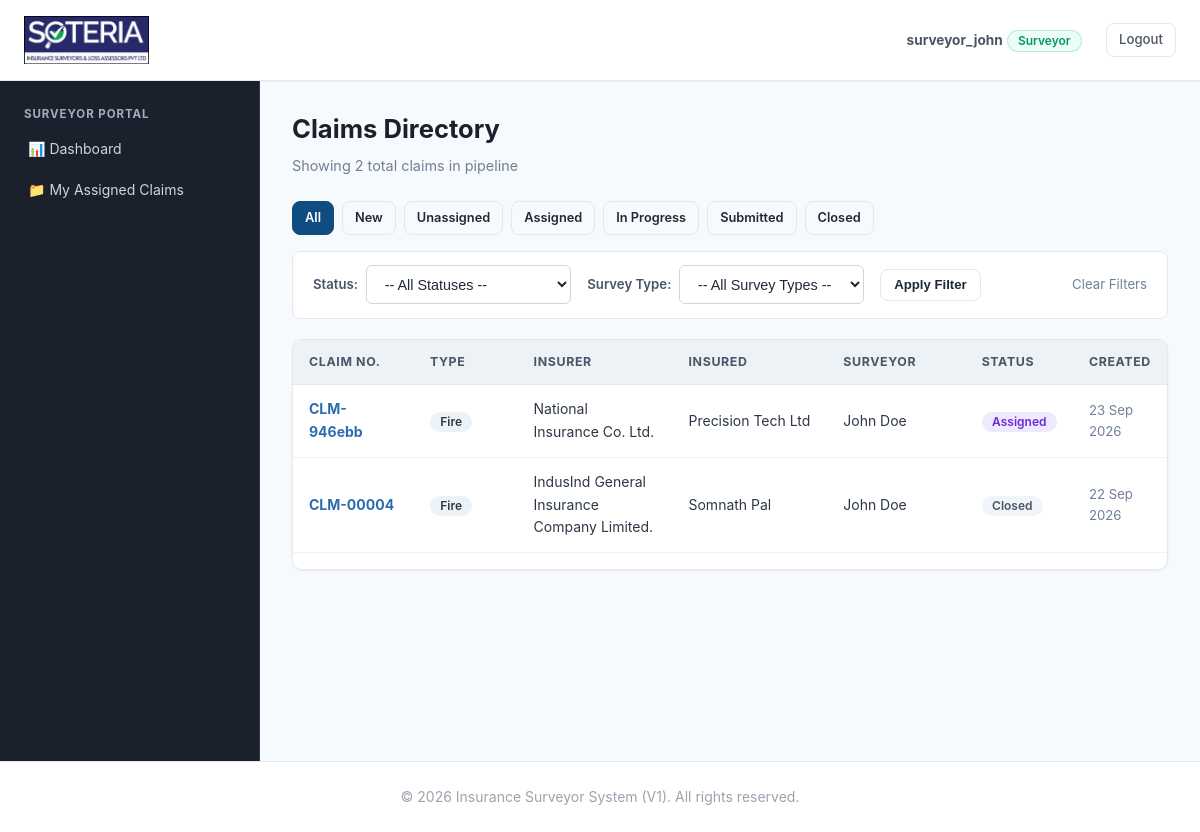
/claims/ (signed in), run on the app's committed database.
### accounts/models.py (models this page shows, shortened)
class User(AbstractUser):
    class Role(models.TextChoices):
        ADMIN = 'ADMIN', 'Admin'
        SURVEYOR = 'SURVEYOR', 'Surveyor'
    role = models.CharField(
        max_length=20,
        choices=Role.choices,
        default=Role.SURVEYOR,
        help_text="Designates the user role within the system."
    )
    class Meta:
        db_table = 'nis_user'

### claims/models.py (models this page shows, shortened)
class Claim(models.Model):
    claim_number = models.CharField(max_length=50, unique=True, blank=True)
    report_number = models.CharField(max_length=50, blank=True)
    survey_type = models.ForeignKey(
        'surveys.SurveyType',
        on_delete=models.PROTECT,
        related_name='claims'
    )
    insurer = models.ForeignKey(
        Insurer,
        on_delete=models.PROTECT,
        related_name='claims'
    )
    insured = models.ForeignKey(
        Insured,
        on_delete=models.PROTECT,
        related_name='claims'
    )
    policy = models.ForeignKey(
        Policy,
        on_delete=models.PROTECT,
        related_name='claims'
    )
    instruction_date = models.DateField()
    instruction_source = models.CharField(max_length=255)
    date_of_loss = models.DateField()
    nature_of_loss = models.CharField(max_length=255)
    loss_location = models.TextField()
    claimed_amount = models.DecimalField(max_digits=15, decimal_places=2, null=True, blank=True)
    priority = models.CharField(
        max_length=20,
        choices=Priority.choices,
        default=Priority.MEDIUM
    )
    status = models.CharField(
        max_length=50,
        choices=ClaimStatus.choices,
        default=ClaimStatus.NEW
    )
    claim_description = models.TextField(blank=True)
    contact_person = models.CharField(max_length=150, blank=True)
    contact_phone = models.CharField(max_length=30, blank=True)
    contact_email = models.EmailField(blank=True)
    internal_remarks = models.TextField(blank=True)
    created_by = models.ForeignKey(
        settings.AUTH_USER_MODEL,
        on_delete=models.PROTECT,
        related_name='claims_created'
    )
    created_at = models.DateTimeField(auto_now_add=True)
    updated_at = models.DateTimeField(auto_now=True)
    class Meta:
        db_table = 'nis_claim'
        ordering = ['-created_at']
        verbose_name = 'Claim'
        verbose_name_plural = 'Claims'
        indexes = [
            models.Index(fields=['status']),
            models.Index(fields=['survey_type']),
        ]
    @property
    def active_assignment(self):
        return self.assignments.exclude(status='REASSIGNED').order_by('-assigned_at').first()
    @property
    def current_surveyor(self):
        assignment = self.active_assignment
        return assignment.surveyor if assignment else None
    @property
    def status_display_with_stage(self):
        if self.status == ClaimStatus.REPORT_SUBMITTED:
            stage = self.latest_submitted_report_type
            if stage:
                return f"Report Submitted ({stage})"
        return self.get_status_display()

class Insurer(models.Model):
    company_name = models.CharField(max_length=255)
    branch_name = models.CharField(max_length=255)
    address = models.TextField()
    city = models.CharField(max_length=100)
    state = models.CharField(max_length=100)
    pincode = models.CharField(max_length=20)
    contact_person = models.CharField(max_length=150)
    phone = models.CharField(max_length=30)
    email = models.EmailField()
    is_active = models.BooleanField(default=True)
    created_at = models.DateTimeField(auto_now_add=True)
    updated_at = models.DateTimeField(auto_now=True)
    class Meta:
        db_table = 'nis_insurer'
        ordering = ['company_name', 'branch_name']
        verbose_name = 'Insurer'
        verbose_name_plural = 'Insurers'

class Insured(models.Model):
    name = models.CharField(max_length=255)
    company_name = models.CharField(max_length=255, blank=True)
    address = models.TextField()
    city = models.CharField(max_length=100)
    state = models.CharField(max_length=100)
    pincode = models.CharField(max_length=20)
    phone = models.CharField(max_length=30)
    email = models.EmailField()
    gstin = models.CharField(max_length=50, blank=True)
    contact_person = models.CharField(max_length=150)
    is_active = models.BooleanField(default=True)
    created_at = models.DateTimeField(auto_now_add=True)
    updated_at = models.DateTimeField(auto_now=True)
    class Meta:
        db_table = 'nis_insured'
        ordering = ['name']
        verbose_name = 'Insured'
        verbose_name_plural = 'Insured Parties'

class SurveyAssignment(models.Model):
    class Status(models.TextChoices):
        ASSIGNED = 'ASSIGNED', 'Assigned'
        IN_PROGRESS = 'IN_PROGRESS', 'In Progress'
        COMPLETED = 'COMPLETED', 'Completed'
        REASSIGNED = 'REASSIGNED', 'Reassigned'
    claim = models.ForeignKey(
        Claim,
        on_delete=models.CASCADE,
        related_name='assignments'
    )
    surveyor = models.ForeignKey(
        settings.AUTH_USER_MODEL,
        on_delete=models.PROTECT,
        limit_choices_to={'role': 'SURVEYOR'},
        related_name='survey_assignments'
    )
    assigned_by = models.ForeignKey(
        settings.AUTH_USER_MODEL,
        on_delete=models.PROTECT,
        related_name='assignments_given'
    )
    assigned_at = models.DateTimeField(auto_now_add=True)
    due_date = models.DateField()
    priority = models.CharField(
        max_length=20,
        choices=Priority.choices,
        default=Priority.MEDIUM
    )
    instructions = models.TextField(blank=True)
    status = models.CharField(
        max_length=30,
        choices=Status.choices,
        default=Status.ASSIGNED
    )
    remarks = models.TextField(blank=True)
    class Meta:
        db_table = 'nis_survey_assignment'
        ordering = ['-assigned_at']
        verbose_name = 'Survey Assignment'
        verbose_name_plural = 'Survey Assignments'

### surveys/models.py (models this page shows, shortened)
class SurveyType(models.Model):
    name = models.CharField(max_length=100)
    code = models.CharField(max_length=20, unique=True)
    description = models.TextField(blank=True)
    is_active = models.BooleanField(default=True)
    created_at = models.DateTimeField(auto_now_add=True)
    updated_at = models.DateTimeField(auto_now=True)
    class Meta:
        db_table = 'nis_survey_type'
        verbose_name = "Survey Type"
        verbose_name_plural = "Survey Types"
        ordering = ['name']

### claims/web_views.py (the view)
# urls.py: path('claims/', web_views.claim_list, name='web_claim_list'),
def claim_list(request):
    if not request.user.is_authenticated:
        return redirect(f"/login/?next={request.path}")
    from accounts.permissions import filter_claim_scoped_queryset
    queryset = Claim.objects.select_related(
        'survey_type', 'insurer', 'insured'
    ).prefetch_related('assignments__surveyor').order_by('-created_at')
    queryset = filter_claim_scoped_queryset(queryset, request.user, claim_lookup='self')
    status_filter = request.GET.get('status')
    survey_type_filter = request.GET.get('survey_type')
    custom_filter = request.GET.get('filter')
    if status_filter:
        queryset = queryset.filter(status=status_filter)
    if survey_type_filter:
        queryset = queryset.filter(survey_type_id=survey_type_filter)
    if custom_filter == 'unassigned':
        active_assignment_claim_ids = SurveyAssignment.objects.exclude(
            status=SurveyAssignment.Status.REASSIGNED
        ).values_list('claim_id', flat=True).distinct()
        queryset = queryset.exclude(id__in=active_assignment_claim_ids)
    elif custom_filter == 'in_progress':
        queryset = queryset.exclude(
            status__in=[ClaimStatus.NEW, ClaimStatus.CLOSED, ClaimStatus.CANCELLED]
        )
    elif custom_filter == 'assessment_pending':
        queryset = queryset.filter(status__in=[ClaimStatus.LOR_ISSUED, ClaimStatus.DOCUMENT_COLLECTION])
    elif custom_filter == 'completed':
        queryset = queryset.filter(status__in=[ClaimStatus.REPORT_SUBMITTED, ClaimStatus.CLOSED])
    paginator = Paginator(queryset, 15)
    page_number = request.GET.get('page')
    page_obj = paginator.get_page(page_number)
    survey_types = SurveyType.objects.filter(is_active=True)
    claim_statuses = ClaimStatus.choices
    context = {
        'page_obj': page_obj,
        'survey_types': survey_types,
        'claim_statuses': claim_statuses,
        'current_status': status_filter or '',
        'current_survey_type': survey_type_filter or '',
        'current_filter': custom_filter or '',
        'total_count': paginator.count,
    }
    return render(request, 'claims/claim_list.html', context)

### accounts/permissions.py (called while the page is built)
def filter_claim_scoped_queryset(queryset, user, claim_lookup='claim'):
    if not user or not user.is_authenticated:
        return queryset.none()
    if getattr(user, 'role', None) == 'ADMIN' or user.is_superuser:
        return queryset
    if getattr(user, 'role', None) == 'SURVEYOR':
        valid_assignments = SurveyAssignment.objects.filter(surveyor=user).exclude(status="REASSIGNED")
        if claim_lookup == 'self':
            return queryset.filter(assignments__in=valid_assignments).distinct()
        else:
            return queryset.filter(**{f"{claim_lookup}__assignments__in": valid_assignments}).distinct()
    return queryset.none()

### templates/claims/claim_list.html (shortened to what this page needs)
{% extends 'base.html' %}
{% block content %}
<div class="page-header">
    <div>
        <h1 class="page-title">Claims Directory</h1>
        <p class="page-subtitle">Showing {{ total_count }} total claims in pipeline</p>
    </div>
</div>
<div style="display: flex; gap: 0.5rem; flex-wrap: wrap; margin-bottom: 1rem;">
    <a href="/claims/" class="btn {% if not current_status and not current_filter %}btn-primary{% else %}btn-outline{% endif %}" style="padding: 0.35rem 0.75rem; font-size: 0.8rem;">All</a>
    <a href="/claims/?status=NEW" class="btn {% if current_status == 'NEW' %}btn-primary{% else %}btn-outline{% endif %}" style="padding: 0.35rem 0.75rem; font-size: 0.8rem;">New</a>
    <a href="/claims/?filter=unassigned" class="btn {% if current_filter == 'unassigned' %}btn-primary{% else %}btn-outline{% endif %}" style="padding: 0.35rem 0.75rem; font-size: 0.8rem;">Unassigned</a>
    <a href="/claims/?status=ASSIGNED" class="btn {% if current_status == 'ASSIGNED' %}btn-primary{% else %}btn-outline{% endif %}" style="padding: 0.35rem 0.75rem; font-size: 0.8rem;">Assigned</a>
    <a href="/claims/?filter=in_progress" class="btn {% if current_filter == 'in_progress' %}btn-primary{% else %}btn-outline{% endif %}" style="padding: 0.35rem 0.75rem; font-size: 0.8rem;">In Progress</a>
    <a href="/claims/?status=REPORT_SUBMITTED" class="btn {% if current_status == 'REPORT_SUBMITTED' %}btn-primary{% else %}btn-outline{% endif %}" style="padding: 0.35rem 0.75rem; font-size: 0.8rem;">Submitted</a>
    <a href="/claims/?status=CLOSED" class="btn {% if current_status == 'CLOSED' %}btn-primary{% else %}btn-outline{% endif %}" style="padding: 0.35rem 0.75rem; font-size: 0.8rem;">Closed</a>
</div>
<form method="get" action="/claims/" class="filter-bar">
    <div class="filter-group">
        <label class="filter-label">Status:</label>
        <select name="status" class="form-control" style="width: auto;" onchange="this.form.submit()">
            <option value="">-- All Statuses --</option>
        </select>
    </div>
    <div class="filter-group">
        <label class="filter-label">Survey Type:</label>
        <select name="survey_type" class="form-control" style="width: auto;" onchange="this.form.submit()">
            <option value="">-- All Survey Types --</option>
        </select>
    </div>
    <button type="submit" class="btn btn-outline" style="padding: 0.45rem 0.85rem; font-size: 0.825rem;">Apply Filter</button>
    <a href="/claims/" style="font-size: 0.825rem; color: #718096; text-decoration: none; margin-left: auto;">Clear Filters</a>
</form>
<div class="card-table-wrapper">
    <div class="table-responsive">
        <table class="data-table-modern">
            <thead>
                <tr>
                    <th style="width: 14%;">Claim No.</th>
                    <th style="width: 12%;">Type</th>
                    <th style="width: 18%;">Insurer</th>
                    <th style="width: 18%;">Insured</th>
                    <th style="width: 16%;">Surveyor</th>
                    <th style="width: 12%;">Status</th>
                    <th style="width: 10%;">Created</th>
                </tr>
            </thead>
            <tbody>
                {% for claim in page_obj %}
                <tr>
                    <td>
                        <a href="/claims/{{ claim.id }}/" style="color: #2b6cb0; font-weight: 700; text-decoration: none;">
                            {{ claim.claim_number }}
                        </a>
                    </td>
                    <td>
                        <span class="badge" style="background: #edf2f7; color: #2d3748;">{{ claim.survey_type.name }}</span>
                    </td>
                    <td>{{ claim.insurer.company_name }}</td>
                    <td>{{ claim.insured.name }}</td>
                    <td>
                        {% if claim.current_surveyor %}
                            {{ claim.current_surveyor.get_full_name|default:claim.current_surveyor.username }}
                        {% endif %}
                    </td>
                    <td>
                        <span class="status-pill {% if claim.status == 'NEW' %}pill-new{% elif claim.status == 'ASSIGNED' %}pill-assigned{% elif claim.status == 'INSPECTION_PENDING' %}pill-inspection{% elif claim.status == 'REPORT_SUBMITTED' %}pill-submitted{% elif claim.status == 'CLOSED' %}pill-closed{% else %}pill-ila{% endif %}">
                            {{ claim.status_display_with_stage }}
                        </span>
                    </td>
                    <td style="color: #718096; font-size: 0.825rem;">{{ claim.created_at|date:"d M Y" }}</td>
                </tr>
                {% empty %}
                <tr>
                    <td colspan="7" style="text-align: center; color: #a0aec0; padding: 2.5rem;">
                        No claims match the selected criteria.
                    </td>
                </tr>
                {% endfor %}
            </tbody>
        </table>
    </div>
</div>
{% endblock content %}

### templates/base.html (shortened to what this page needs)
{% load static %}
<!DOCTYPE html>
<html lang="en">
<head>
    <link rel="stylesheet" href="{% static 'css/style.css' %}">
</head>
<body>
    <header class="site-header">
        <nav class="navbar">
            <div class="nav-left">
                <a href="/" class="brand-wrapper">
                    <img src="{% static 'images/soteria_logo.png' %}" alt="Soteria Logo" class="brand-logo-img">
                </a>
            </div>
            <ul class="nav-links">
                {% if request.user.is_authenticated %}
                    <li class="navbar-user-info">
                        <span style="font-size: 0.85rem; color: #4b5563;">
                            <strong>{{ request.user.username }}</strong>
                            <span class="badge badge-success">{{ request.user.get_role_display|default:request.user.role }}</span>
                        </span>
                    </li>
                    <li><a href="/logout/" class="btn btn-outline" style="padding: 0.35rem 0.75rem; font-size: 0.825rem;">Logout</a></li>
                {% else %}
                    <li><a href="/login/" class="btn btn-primary" style="padding: 0.35rem 0.85rem; font-size: 0.825rem; color: #ffffff;">Login</a></li>
                {% endif %}
            </ul>
        </nav>
    </header>
    {% block layout %}
    <div class="admin-layout">
        <aside class="admin-sidebar">
            {% if request.user.role == 'SURVEYOR' %}
                <div>
                    <div class="sidebar-heading">Surveyor Portal</div>
                    <ul class="sidebar-menu">
                        <li><a href="/dashboard/surveyor/">📊 Dashboard</a></li>
                        <li><a href="/claims/">📁 My Assigned Claims</a></li>
                    </ul>
                </div>
            {% endif %}
        </aside>
        <main class="admin-content">
            {% block content %}
            {% endblock %}
        </main>
    </div>
    {% endblock layout %}
    <footer class="site-footer">
        <p>&copy; {% now "Y" %} Insurance Surveyor System (V1). All rights reserved.</p>
    </footer>
</body>
</html>

### data on the page
User: user.username "surveyor_john", user.role "Surveyor"
Claim: claim_number "CLM-946ebb", survey_type.name "Fire", insurer.company_name "National Insurance Co. Ltd.", insured.name "Precision Tech Ltd", current_surveyor.get_full_name "John Doe", status_display_with_stage "Assigned", created_at "23 Sep 2026"
Claim: claim_number "CLM-00004", survey_type.name "Fire", insurer.company_name "IndusInd General Insurance Company Limited.", insured.name "Somnath Pal", current_surveyor.get_full_name "John Doe", status_display_with_stage "Closed", created_at "22 Sep 2026"

### other printed values
{{ total_count }} "2"
